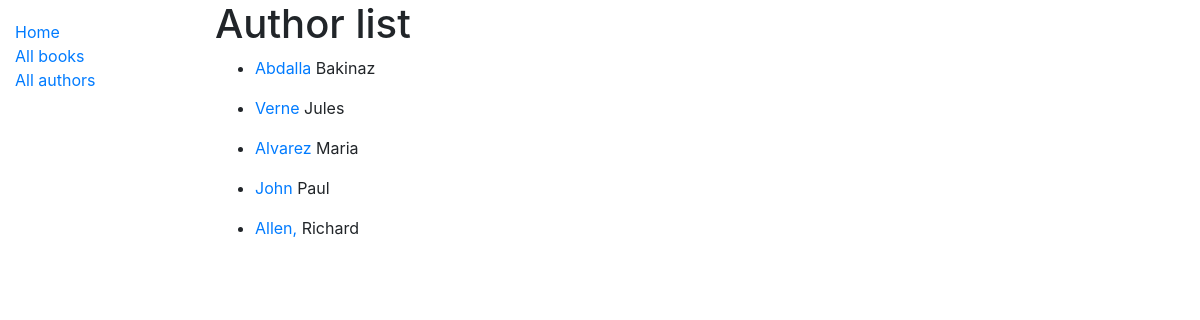
The app's page /authors with its own data.
### catalog/models.py (models this page shows, shortened)
class Author(models.Model):
	first_name = models.CharField(max_length=100)
	last_name = models.CharField(max_length=100)
	date_of_birth = models.DateField(null=True, blank=True)
	date_of_death = models.DateField(null=True, blank=True)
	class Meta:
		ordering = ['last_name', 'first_name']
	def get_absolute_url(self):
		return reverse('author-detail', args = [str(self.id)])

### catalog/views.py (the view)
# urls.py: path('authors',views.AuthorListView.as_view(), name='authors'),
class AuthorListView(ListView):
	queryset = Author.objects.all()
	context_object_name='author'
	template_name = 'author_list.html'
	def get_context_data(self, **kwargs):
		context = super(AuthorListView, self).get_context_data(**kwargs)
		context['bk']=Book.objects.all()
		return context

### catalog/templates/author_list.html
{% extends "base.html" %}
{% block content %}
<h1>Author list</h1>
{% if author %}
{% for author in author %}
<ul>
	<li><a href="{{ author.get_absolute_url }}">{{ author.first_name }}</a> {{ author.last_name }}</li>
</ul>
{% endfor %}
{% endif %}
{% endblock %}

### records on screen
Author: first_name "Abdalla", last_name "Bakinaz"
Author: first_name "Verne", last_name "Jules"
Author: first_name "Alvarez", last_name "Maria"
Author: first_name "John", last_name "Paul"
Author: first_name "Allen,", last_name "Richard"
